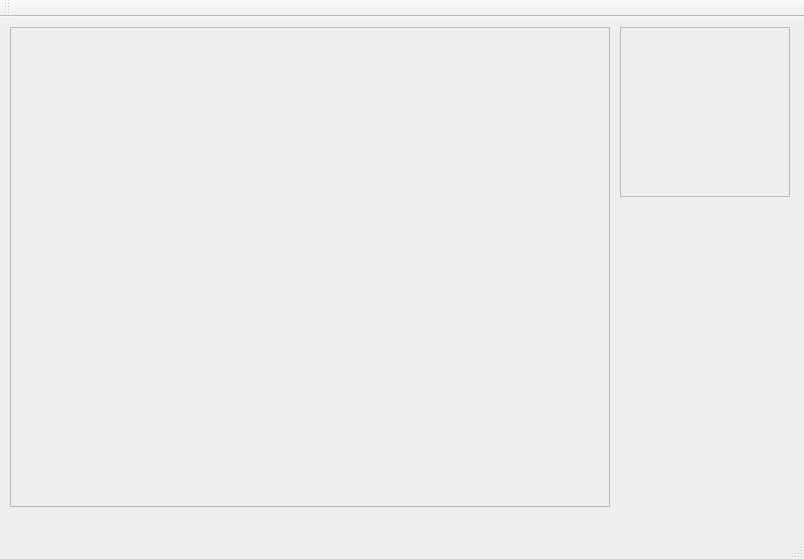
<?xml version="1.0" encoding="UTF-8"?>
<ui version="4.0">
 <class>mesh2img</class>
 <widget class="QMainWindow" name="mesh2img">
  <property name="geometry">
   <rect>
    <x>0</x>
    <y>0</y>
    <width>804</width>
    <height>559</height>
   </rect>
  </property>
  <property name="windowTitle">
   <string>mesh2img</string>
  </property>
  <widget class="QWidget" name="centralWidget">
   <widget class="QFrame" name="MainFrame">
    <property name="geometry">
     <rect>
      <x>10</x>
      <y>10</y>
      <width>600</width>
      <height>480</height>
     </rect>
    </property>
    <property name="baseSize">
     <size>
      <width>0</width>
      <height>0</height>
     </size>
    </property>
    <property name="frameShape">
     <enum>QFrame::StyledPanel</enum>
    </property>
    <property name="frameShadow">
     <enum>QFrame::Raised</enum>
    </property>
   </widget>
   <widget class="QFrame" name="Image">
    <property name="geometry">
     <rect>
      <x>620</x>
      <y>10</y>
      <width>170</width>
      <height>170</height>
     </rect>
    </property>
    <property name="frameShape">
     <enum>QFrame::StyledPanel</enum>
    </property>
    <property name="frameShadow">
     <enum>QFrame::Raised</enum>
    </property>
   </widget>
  </widget>
  <widget class="QMenuBar" name="menuBar">
   <property name="geometry">
    <rect>
     <x>0</x>
     <y>0</y>
     <width>804</width>
     <height>27</height>
    </rect>
   </property>
  </widget>
  <widget class="QToolBar" name="mainToolBar">
   <attribute name="toolBarArea">
    <enum>TopToolBarArea</enum>
   </attribute>
   <attribute name="toolBarBreak">
    <bool>false</bool>
   </attribute>
  </widget>
  <widget class="QStatusBar" name="statusBar"/>
 </widget>
 <layoutdefault spacing="6" margin="11"/>
 <resources/>
 <connections/>
</ui>
